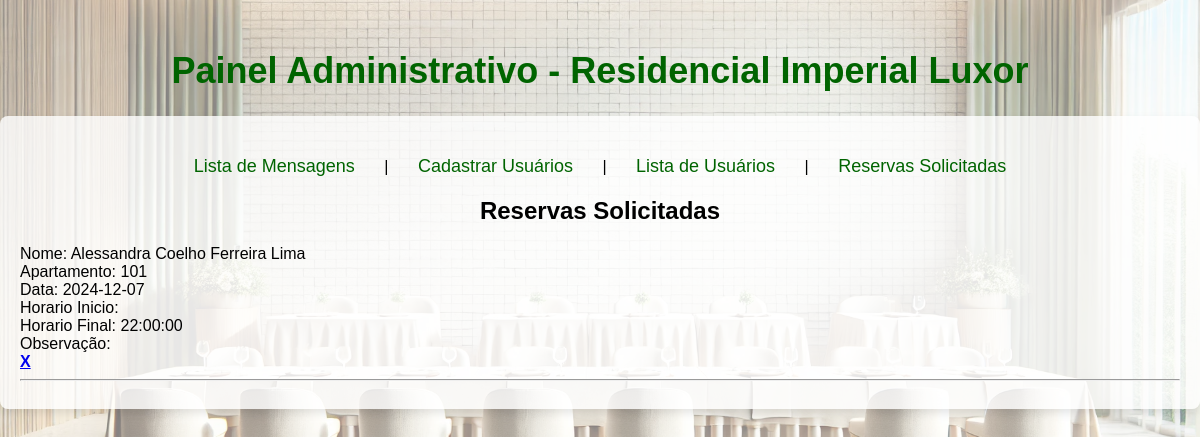
/projeto_reserva_salao-main/admin/index.php?pg=lista_reserva, run on the app's committed database.
### tables this page shows
CREATE TABLE `reserva` (
  `id` int(11) NOT NULL,
  `nome` varchar(100) DEFAULT NULL,
  `apartamento` varchar(3) DEFAULT NULL,
  `data` date DEFAULT NULL,
  `horarioinicial` time DEFAULT NULL,
  `horariofinal` time DEFAULT NULL,
  `observacao` text DEFAULT NULL
);

### projeto_reserva_salao-main/admin/lista_reserva.php (the view, shortened to what this page needs)
<h2 style="text-align: center; font-family: Arial, sans-serif;">Reservas Solicitadas</h2>
<?php
include_once("../config.inc.php");
$sql = mysqli_query($conexao, "SELECT * FROM reserva");
while($reserva = mysqli_fetch_array($sql)){
    echo "Nome: $reserva[nome] <br>";
    echo "Apartamento: $reserva[apartamento] <br>";
    echo "Data: $reserva[data] <br>";
    echo "Horario Inicio: $reserva[horarioinicio] <br>";
    echo "Horario Final: $reserva[horariofinal] <br>";
    echo "Observação: $reserva[mensagem] <br>";
    echo "<a href=?pg=excluir&id=$$reserva[id]><b>X</b></a>";
    echo "<hr>";
}

### projeto_reserva_salao-main/admin/index.php (style rules this page uses)
body { background-image: url("Imagem/imagem2.jpeg"); background-size: cover; background-position: center; font-family: Arial, sans-serif; color: black; background-color: rgba(255, 255, 255, 0.5); background-blend-mode: overlay; margin: 0; padding: 0; }

### data on the page
reserva: nome "Alessandra Coelho Ferreira Lima", apartamento "101", data "2024-12-07", horariofinal "22:00:00"
